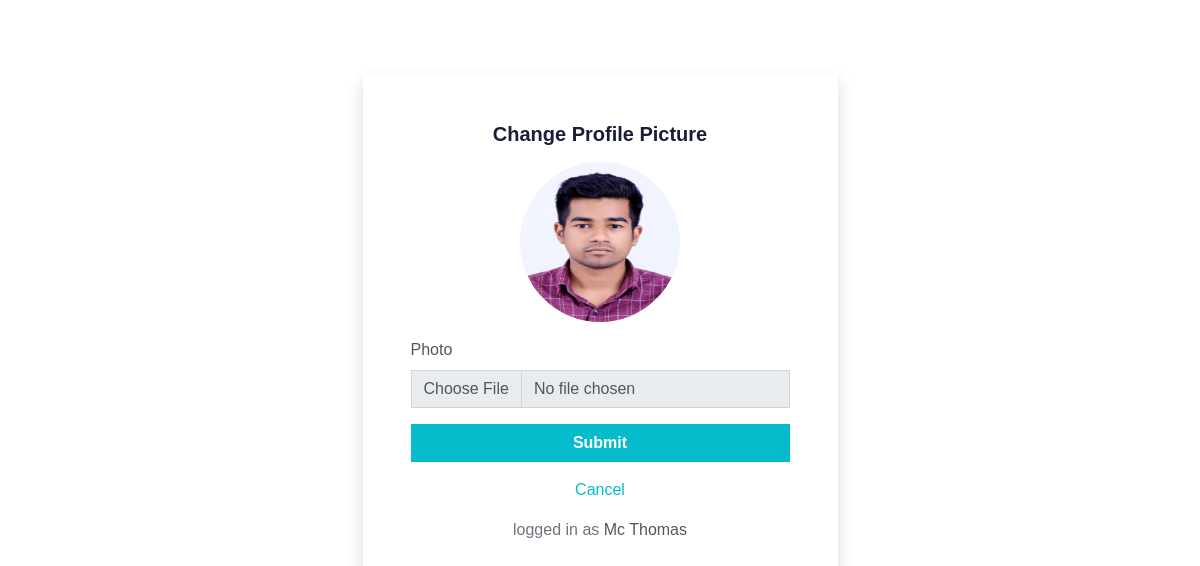
The app's page /changePhotoPrompt/ (signed in), older data.
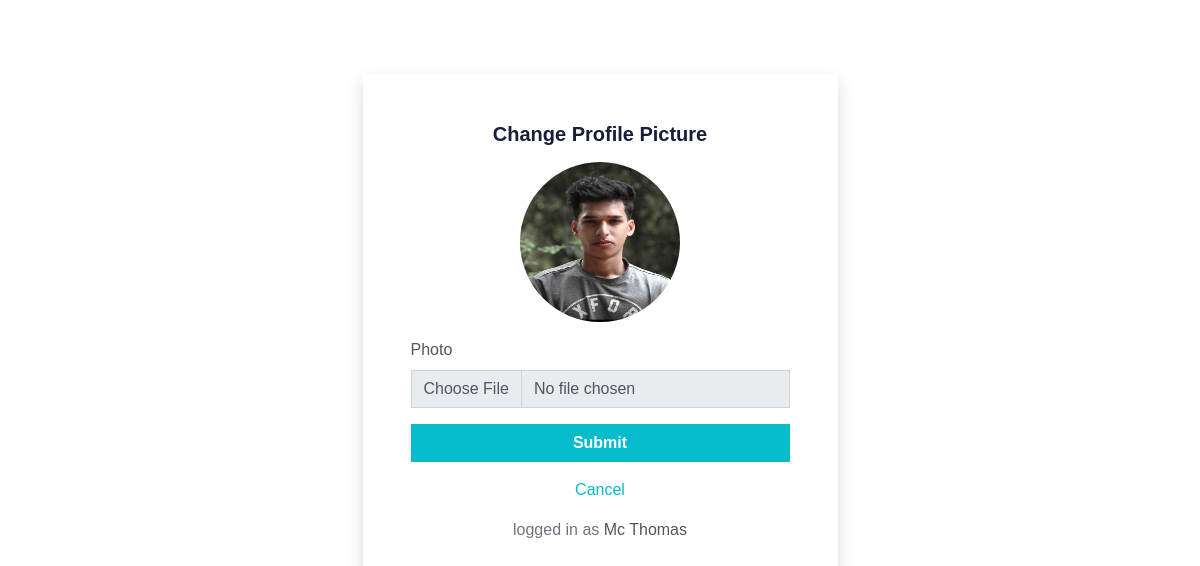
The same page, newer data.
### learn/models.py (models this page shows, shortened)
class Faculty(models.Model):
    faculty_id = models.IntegerField(primary_key=True)
    name = models.CharField(max_length=100, null=False)
    email = models.EmailField(max_length=100, null=True, blank=True)
    password = models.CharField(max_length=255, null=False)
    department = models.ForeignKey(
        'Department', on_delete=models.CASCADE, null=False, related_name='faculty')
    role = models.CharField(
        default="Faculty", max_length=100, null=False, blank=True)
    photo = models.ImageField(upload_to="static/learn/img",default="")
    class Meta:
        verbose_name_plural = 'Faculty'

### learn/views.py (the view)
# urls.py: path('changePhotoPrompt/', views.changePhotoPrompt, name='changePhotoPrompt'),
def changePhotoPrompt(request):
    if request.session.get('student_id'):
        student = Student.objects.get(student_id=request.session['student_id'])
        return render(request, 'changePhoto.html', {'student': student})
    elif request.session.get('faculty_id'):
        faculty = Faculty.objects.get(faculty_id=request.session['faculty_id'])
        return render(request, 'changePhotoFaculty.html', {'faculty': faculty})
    else:
        return redirect('std_login')

### templates/changePhotoFaculty.html (shortened to what this page needs)
{% load static %}
<!DOCTYPE html>
<html lang="en">
   <head>
      <link rel="stylesheet" href="{% static 'styles/bootstrap.min.css' %}">
      <link rel="stylesheet" href="{% static 'styles/style.css' %}">
   </head>
   <body>
      <div class="container">
         <div style="min-height:85vh" class="row justify-content-center align-items-center">
            <div class="col-lg-5 col-sm-12 p-5 rounded shadow">
               <form action="{% url 'changePhotoFaculty' %}" method="post" enctype="multipart/form-data">
                  <div class="text-center">
                     <h5 class="mb-3 fw-bold">Change Profile Picture</h5>
                  </div>
                  <div class="my-3 text-center">
                     <img src="/media/{{faculty.photo}}" alt="image" class="rounded-circle" style="height: 10rem ; width:10rem">
                  </div>
                  <div class="mb-3">
                     <label for="photo" class="form-label ">Photo</label>
                     <input type="file" class="form-control" id="photo" name="photo" required>
                  </div>
                  <div class="d-grid">
                     <button type="submit" class="btn btn-primary">Submit</button>
                  </div>
                  <div class="text-center mt-3">
                     <a href="{% url 'profile' faculty.faculty_id %}">Cancel</a>
                  </div>
               </form>
               <p class="text-center mt-3"> <span class="text-muted">logged in as</span>  {{faculty.name}}</p>
            </div>
         </div>
      </div>
   </body>
</html>

### static/learn/css/style.css (style rules this page uses)
:root { --primary: #06BBCC; --light: #F0FBFC; --dark: #181d38; }
.btn { font-family: 'Nunito', sans-serif; font-weight: 600; transition: .5s; }
.btn.btn-primary, .btn.btn-secondary { color: #FFFFFF; }

Row changes from the older to the newer data that the page shows:
changed Faculty "Mc Thomas": photo: a different picture
